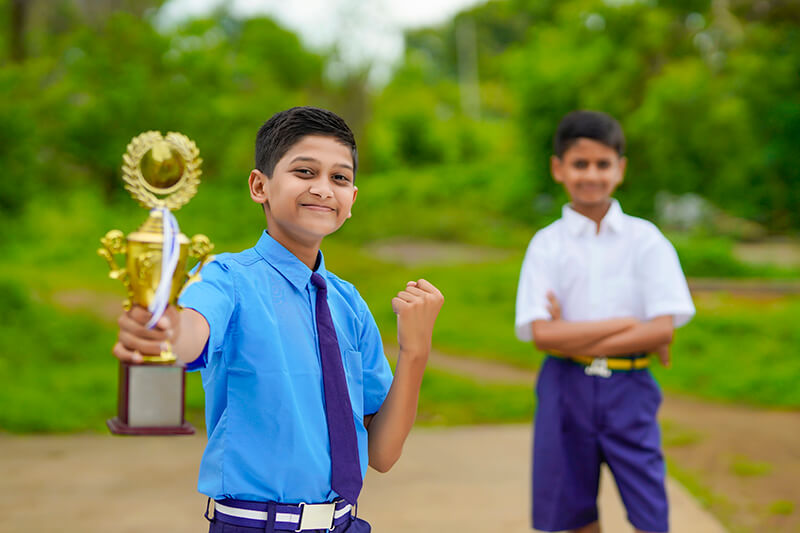
#> input picture Digital Image Processing/lab_image.jpg, 800 x 533 px
$ python '11. High pass and Low pass filters.py'
#> lines starting #> are read from the running program, lines starting #| are printed output that depends on the picture
import numpy as np
import cv2
import matplotlib.pyplot as plt

def low_pass_filter(img, kernel_size=5, sigma=1.0):
    """
    Apply Gaussian Low-pass filter to the image using cv2.GaussianBlur.

    Args:
    - img: Input image.
    - kernel_size: Size of the Gaussian kernel.
    - sigma: Standard deviation for Gaussian kernel.

    Returns:
    - Low-pass filtered image.
    """

    # Apply Gaussian Blur to smooth the image
    return cv2.GaussianBlur(img, (kernel_size, kernel_size), sigma)

def high_pass_filter(img, kernel_size=5, sigma=1.0):
    """
    Apply High-pass filter by subtracting the Low-pass filtered image from the original image.

    Args:
    - img: Input image.
    - kernel_size: Size of the Gaussian kernel.
    - sigma: Standard deviation for Gaussian kernel.

    Returns:
    - High-pass filtered image.
    """
    low_pass = low_pass_filter(img, kernel_size, sigma)
    high_pass = img - low_pass  # High-pass filter by subtracting low-pass from original
    return high_pass

# Load image
img = cv2.imread('lab_image.jpg', cv2.IMREAD_GRAYSCALE)  # Load as grayscale
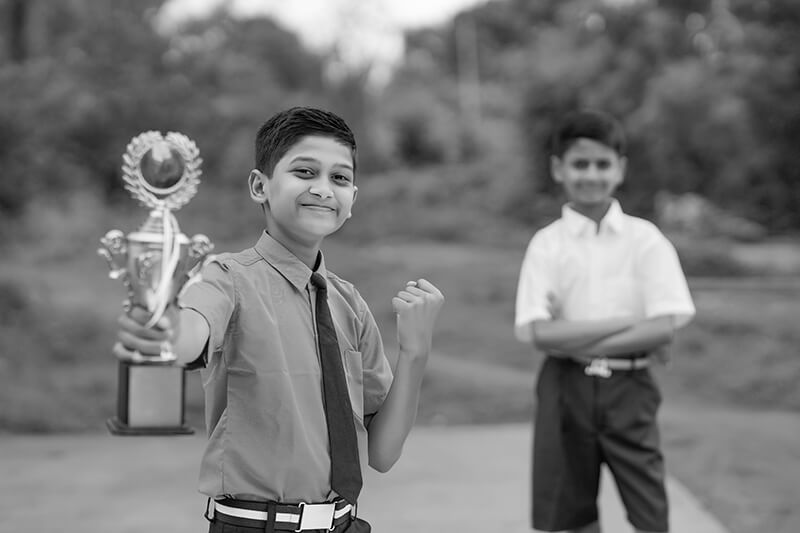
#> img: shape (533, 800); min 0, max 255, mean 118.9
# Apply low-pass filter
low_pass_img = low_pass_filter(img, kernel_size=7, sigma=1.5)

# Apply high-pass filter
high_pass_img = high_pass_filter(img, kernel_size=7, sigma=1.5)
#> in high_pass_filter, `high_pass = img - low_pass`:
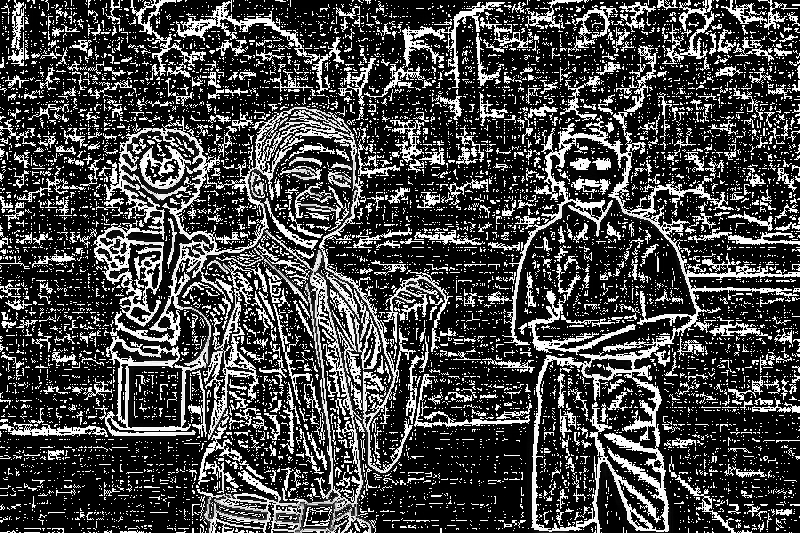
#> high_pass: shape (533, 800); min 0, max 255, mean 69.2

# Display images
plt.figure(figsize=(12, 6))

# Original Image
plt.subplot(1, 3, 1)
plt.imshow(img, cmap='gray')
plt.title("Original Image")
plt.axis('off')

# Low-pass Filtered Image
plt.subplot(1, 3, 2)
plt.imshow(low_pass_img, cmap='gray')
plt.title("Low-pass Filtered Image")
plt.axis('off')

# High-pass Filtered Image
plt.subplot(1, 3, 3)
plt.imshow(high_pass_img, cmap='gray')
plt.title("High-pass Filtered Image")
plt.axis('off')

plt.show()
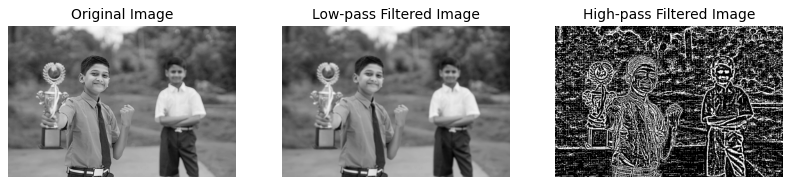
#> figure drawn by matplotlib, 3 panels

$ run again, with Digital Image Processing/image for lab.jpg copied over Digital Image Processing/lab_image.jpg
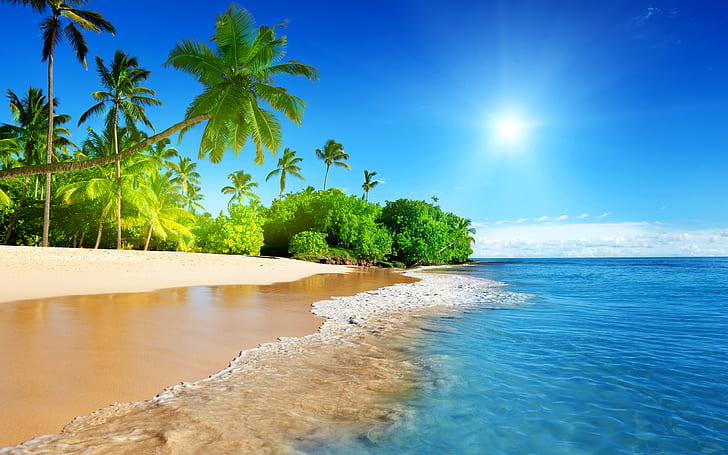
#> input picture Digital Image Processing/image for lab.jpg, 728 x 455 px
#> in high_pass_filter, `high_pass = img - low_pass`:
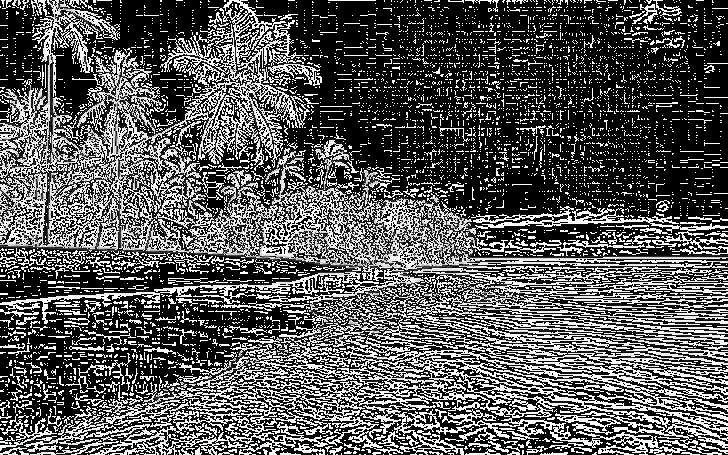
#> high_pass: shape (455, 728); min 0, max 255, mean 88.7
#> `plt.show()`:
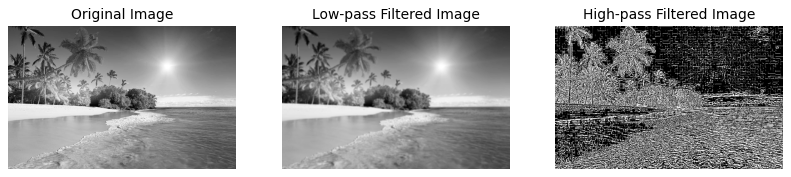
#> figure drawn by matplotlib, 3 panels
